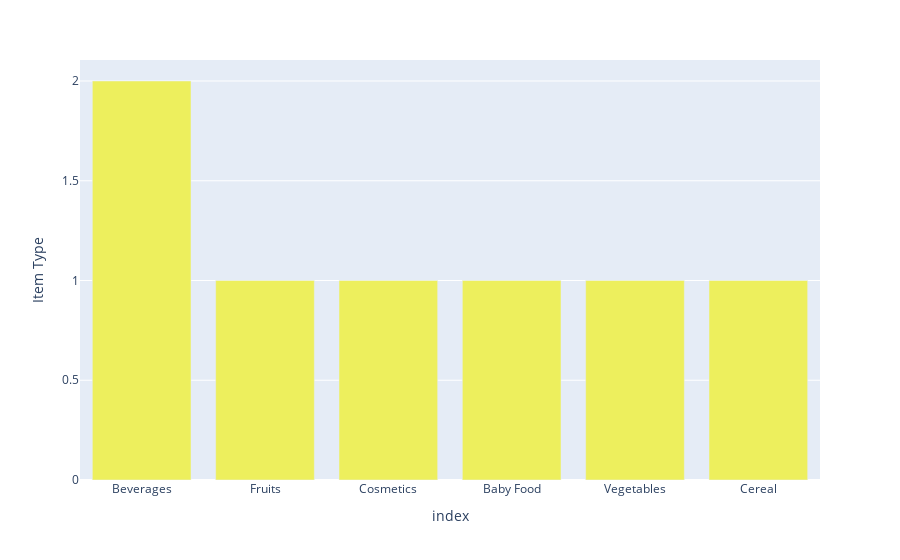

This figure's notebook cell:
### Code cell
item_type = f["Item Type"].value_counts().reset_index() 
px.bar(item_type,x="index",y="Item Type",color_discrete_sequence=px.colors.sequential.Aggrnyl_r)

### Figure 1 — Plotly figure (JSON) as saved in the notebook; plotly's stock layout.template omitted (floating-point values rounded to 4 significant figures)
{"data": [{"alignmentgroup": "True", "hovertemplate": "index=%{x}<br>Item Type=%{y}<extra></extra>", "legendgroup": "", "marker": {"color": "rgb(237, 239, 93)"}, "name": "", "offsetgroup": "", "orientation": "v", "showlegend": false, "textposition": "auto", "type": "bar", "x": ["Beverages", "Fruits", "Cosmetics", "Baby Food", "Vegetables", "Cereal"], "xaxis": "x", "y": [2, 1, 1, 1, 1, 1], "yaxis": "y"}], "layout": {"barmode": "relative", "legend": {"tracegroupgap": 0}, "margin": {"t": 60}, "xaxis": {"anchor": "y", "domain": [0, 1], "title": {"text": "index"}}, "yaxis": {"anchor": "x", "domain": [0, 1], "title": {"text": "Item Type"}}}}
